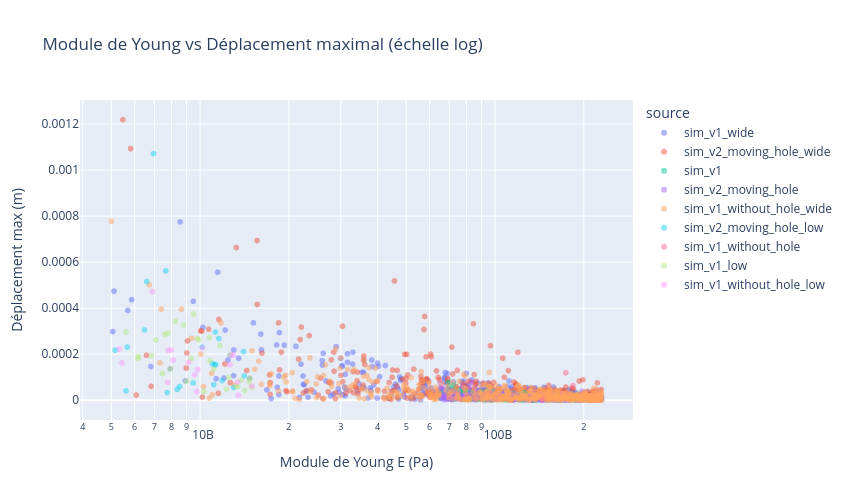

Notebook code cell kept with this figure:
### Code cell
# Tendance : module de Young vs déplacement maximal
fig = px.scatter(
    sample,
    x='young_modulus_pa',
    y='max_displacement_m',
    color='source',
    opacity=0.5,
    log_x=True,
    title="Module de Young vs Déplacement maximal (échelle log)",
    labels={'young_modulus_pa': 'Module de Young E (Pa)', 'max_displacement_m': 'Déplacement max (m)'},
    width=850, height=500
)
fig.show()

### Figure 1 — Plotly figure (JSON) as saved in the notebook; plotly's stock layout.template omitted (floating-point values rounded to 4 significant figures; data arrays with more than 128 entries replaced by an {"elided": "..."} marker saying what was removed)
{"data": [{"hovertemplate": "source=sim_v1_wide<br>Module de Young E (Pa)=%{x}<br>Déplacement max (m)=%{y}<extra></extra>", "legendgroup": "sim_v1_wide", "marker": {"color": "#636efa", "opacity": 0.5, "symbol": "circle"}, "mode": "markers", "name": "sim_v1_wide", "showlegend": true, "type": "scattergl", "x": {"elided": "475 float values"}, "xaxis": "x", "y": {"elided": "475 float values"}, "yaxis": "y"}, {"hovertemplate": "source=sim_v2_moving_hole_wide<br>Module de Young E (Pa)=%{x}<br>Déplacement max (m)=%{y}<extra></extra>", "legendgroup": "sim_v2_moving_hole_wide", "marker": {"color": "#EF553B", "opacity": 0.5, "symbol": "circle"}, "mode": "markers", "name": "sim_v2_moving_hole_wide", "showlegend": true, "type": "scattergl", "x": {"elided": "467 float values"}, "xaxis": "x", "y": {"elided": "467 float values"}, "yaxis": "y"}, {"hovertemplate": "source=sim_v1<br>Module de Young E (Pa)=%{x}<br>Déplacement max (m)=%{y}<extra></extra>", "legendgroup": "sim_v1", "marker": {"color": "#00cc96", "opacity": 0.5, "symbol": "circle"}, "mode": "markers", "name": "sim_v1", "showlegend": true, "type": "scattergl", "x": {"elided": "977 float values"}, "xaxis": "x", "y": {"elided": "977 float values"}, "yaxis": "y"}, {"hovertemplate": "source=sim_v2_moving_hole<br>Module de Young E (Pa)=%{x}<br>Déplacement max (m)=%{y}<extra></extra>", "legendgroup": "sim_v2_moving_hole", "marker": {"color": "#ab63fa", "opacity": 0.5, "symbol": "circle"}, "mode": "markers", "name": "sim_v2_moving_hole", "showlegend": true, "type": "scattergl", "x": {"elided": "511 float values"}, "xaxis": "x", "y": {"elided": "511 float values"}, "yaxis": "y"}, {"hovertemplate": "source=sim_v1_without_hole_wide<br>Module de Young E (Pa)=%{x}<br>Déplacement max (m)=%{y}<extra></extra>", "legendgroup": "sim_v1_without_hole_wide", "marker": {"color": "#FFA15A", "opacity": 0.5, "symbol": "circle"}, "mode": "markers", "name": "sim_v1_without_hole_wide", "showlegend": true, "type": "scattergl", "x": {"elided": "494 float values"}, "xaxis": "x", "y": {"elided": "494 float values"}, "yaxis": "y"}, {"hovertemplate": "source=sim_v2_moving_hole_low<br>Module de Young E (Pa)=%{x}<br>Déplacement max (m)=%{y}<extra></extra>", "legendgroup": "sim_v2_moving_hole_low", "marker": {"color": "#19d3f3", "opacity": 0.5, "symbol": "circle"}, "mode": "markers", "name": "sim_v2_moving_hole_low", "showlegend": true, "type": "scattergl", "x": [11020000000.0, 11130000000.0, 5660000000.0, 13000000000.0, 8530000000.0, 6592000000.0, 6482000000.0, 11200000000.0, 9473000000.0, 5607000000.0, 11290000000.0, 8362000000.0, 11880000000.0, 7732000000.0, 7652000000.0, 14110000000.0, 14030000000.0, 5152000000.0, 10160000000.0, 6950000000.0, 11270000000.0, 11580000000.0, 12640000000.0], "xaxis": "x", "y": [0.0001587, 6.792e-05, 0.0002313, 5.516e-05, 5.995e-05, 0.0005158, 0.0003059, 0.0001551, 7.533e-05, 4.066e-05, 0.0001547, 4.74e-05, 8.527e-05, 3.371e-05, 0.000562, 0.0001057, 0.0002117, 0.0002178, 0.0002311, 0.001072, 0.0002963, 0.0002683, 0.0001949], "yaxis": "y"}, {"hovertemplate": "source=sim_v1_without_hole<br>Module de Young E (Pa)=%{x}<br>Déplacement max (m)=%{y}<extra></extra>", "legendgroup": "sim_v1_without_hole", "marker": {"color": "#FF6692", "opacity": 0.5, "symbol": "circle"}, "mode": "markers", "name": "sim_v1_without_hole", "showlegend": true, "type": "scattergl", "x": [173800000000.0, 115500000000.0, 183700000000.0, 144600000000.0], "xaxis": "x", "y": [0.0001192, 4.206e-05, 6.387e-05, 1.268e-06], "yaxis": "y"}, {"hovertemplate": "source=sim_v1_low<br>Module de Young E (Pa)=%{x}<br>Déplacement max (m)=%{y}<extra></extra>", "legendgroup": "sim_v1_low", "marker": {"color": "#B6E880", "opacity": 0.5, "symbol": "circle"}, "mode": "markers", "name": "sim_v1_low", "showlegend": true, "type": "scattergl", "x": [13300000000.0, 13440000000.0, 6155000000.0, 8986000000.0, 14760000000.0, 11140000000.0, 11670000000.0, 10740000000.0, 14160000000.0, 14950000000.0, 12530000000.0, 10810000000.0, 7603000000.0, 10290000000.0, 9778000000.0, 9506000000.0, 7932000000.0, 8239000000.0, 8802000000.0, 13750000000.0, 5604000000.0, 7777000000.0, 7073000000.0, 6176000000.0, 9331000000.0, 14670000000.0, 7441000000.0, 6845000000.0, 12270000000.0, 12630000000.0, 9911000000.0], "xaxis": "x", "y": [6.171e-05, 6.116e-05, 0.0001816, 8.251e-05, 9.582e-05, 0.0001354, 0.0002379, 0.0002711, 4.272e-05, 5.575e-05, 9.918e-05, 0.0001733, 0.0002858, 3.838e-05, 0.0002687, 0.0003748, 0.0001367, 0.0003434, 0.000328, 8.65e-05, 0.000297, 0.0002912, 0.0002614, 0.0001913, 0.0001812, 7.922e-05, 0.0001163, 0.0001935, 4.735e-05, 0.0001974, 0.0002621], "yaxis": "y"}, {"hovertemplate": "source=sim_v1_without_hole_low<br>Module de Young E (Pa)=%{x}<br>Déplacement max (m)=%{y}<extra></extra>", "legendgroup": "sim_v1_without_hole_low", "marker": {"color": "#FF97FF", "opacity": 0.5, "symbol": "circle"}, "mode": "markers", "name": "sim_v1_without_hole_low", "showlegend": true, "type": "scattergl", "x": [14980000000.0, 6895000000.0, 9749000000.0, 7759000000.0, 9586000000.0, 9139000000.0, 8103000000.0, 10180000000.0, 7974000000.0, 13470000000.0, 7795000000.0, 12960000000.0, 12630000000.0, 9818000000.0, 13390000000.0, 5432000000.0, 12700000000.0, 5320000000.0], "xaxis": "x", "y": [6.059e-05, 0.0004718, 3.794e-05, 7.741e-05, 0.0001106, 0.0001646, 0.0001747, 0.0002276, 0.0002179, 2.168e-05, 0.0002177, 0.0001957, 0.0001542, 0.0001335, 7.887e-05, 0.0001621, 0.0001948, 0.0002222], "yaxis": "y"}], "layout": {"height": 500, "legend": {"title": {"text": "source"}, "tracegroupgap": 0}, "title": {"text": "Module de Young vs Déplacement maximal (échelle log)"}, "width": 850, "xaxis": {"anchor": "y", "domain": [0, 1], "title": {"text": "Module de Young E (Pa)"}, "type": "log"}, "yaxis": {"anchor": "x", "domain": [0, 1], "title": {"text": "Déplacement max (m)"}}}}
